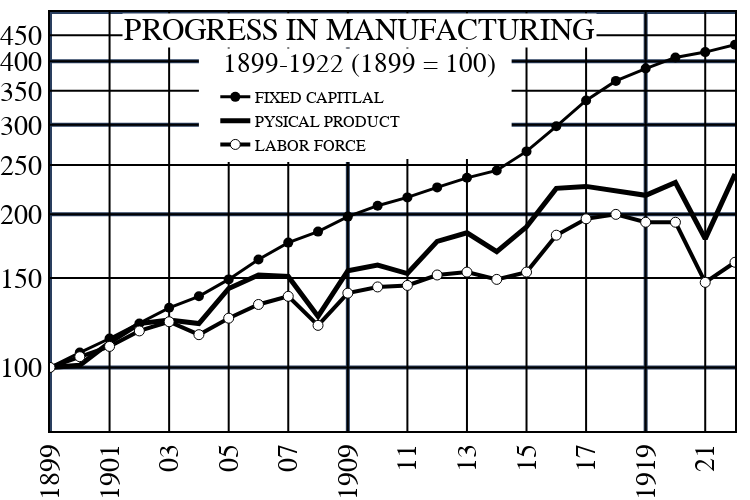

The cell this chart's notebook holds for it:
### Code cell
fig = go.Figure()
fig.add_trace(
    go.Scatter(
        x=t,
        y=K,
        mode='lines+markers',
        name='FIXED CAPITLAL',
        line = dict(color='black', width=3),
        marker=dict(
            color='black',
            size = 10
        )
    )
)
fig.add_trace(
    go.Scatter(
        x=t,
        y=P,
        mode='lines',
        name='PYSICAL PRODUCT',
        line = dict(color='black', width=5),
    )
)
fig.add_trace(
    go.Scatter(
        x=t,
        y=L,
        mode='lines+markers',
        name='LABOR FORCE',
        line = dict(color='black', width=4),
        marker=dict(
            color='white',
            size = 10,
            line = dict(
                color='black',
                width = 1
            )
        )
    )
)
fig.update_layout(
    xaxis=dict(
        linecolor='black',
        linewidth=2,
        mirror= True,
        range = [1899,1922],
        showline=True,
        showticklabels=True,
        #ticks='outside',
        tickmode = 'array',
        tickvals = xtickvals,
        ticktext = xticktexts,
        tickangle = -90,
        gridcolor = 'black',
        showgrid=True,
        gridwidth=2,
            tickfont=dict(
            family='Helvetica',
            size=28,
            color='black',
        ),
    ),
    yaxis=dict(
        linecolor= 'black',
        linewidth= 2,
        mirror= True,
        type="log",
        range = np.log10([75,500]),
        tickmode = 'array',
        gridcolor = 'black',
        showgrid=True,
        gridwidth=2,
        tickfont=dict(
            family='Helvetica',
            size=28,
            color='black',
        ),
    ),
    autosize=False,
    width=750,
    height=500,
    margin=go.layout.Margin(
        l=0,
        r=0,
        b=0,
        t=0,
        pad=0
    ),
    plot_bgcolor='white',
    legend=dict(
        x=0.38,
        y=0.74,
        xanchor = 'center',
        yanchor = 'middle',
        bgcolor = 'rgba(255,255,255,1)',
        font = dict(
            size = 16,
            family='Helvetica',
            color='black'
        )
    ),
    annotations=[
        go.layout.Annotation(
            text= "1899-1922 (1899 = 100)",
            showarrow= False,
            align= 'center',
            x= 0.452,
            y= 0.915,
            xref= 'paper',
            yref= 'paper',
            bgcolor  = 'rgba(255,255,255,1)',
            font = dict(
                size = 27,
                family='Helvetica',
                color='black'
            )
        ),
        go.layout.Annotation(
            text= "PROGRESS IN MANUFACTURING",
            showarrow= False,
            align= 'center',
            x= 0.452,
            y= 0.997,
            xref= 'paper',
            yref= 'paper',
            bgcolor  = 'rgba(255,255,255,1)',
            font = dict(
                size = 31,
                family='Helvetica',
                color='black'
            )
        )
    ],
    shapes= [
        go.layout.Shape(
            type= 'rect',
            x0= 1899,
            y0= 100,
            x1= 1922,
            y1= 100,
            fillcolor= '#d3d3d3',
            #opacity= 0.2,
            line_width=4,
            layer='below'
        ),
        go.layout.Shape(
            type= 'rect',
            x0= 1899,
            y0= 200,
            x1= 1922,
            y1= 200,
            fillcolor= '#d3d3d3',
            #opacity= 0.2,
            line_width=4,
            layer='below'
        ),
        go.layout.Shape(
            type= 'rect',
            x0= 1899,
            y0= 300,
            x1= 1922,
            y1= 300,
            fillcolor= '#d3d3d3',
            #opacity= 0.2,
            line_width=4,
            layer='below'
        ),
        go.layout.Shape(
            type= 'rect',
            x0= 1899,
            y0= 400,
            x1= 1922,
            y1= 400,
            fillcolor= '#d3d3d3',
            #opacity= 0.2,
            line_width=4,
            layer='below'
        ),
        go.layout.Shape(
            type= 'rect',
            x0= 1899,
            y0= 500,
            x1= 1922,
            y1= 500,
            fillcolor= '#d3d3d3',
            #opacity= 0.2,
            line_width=4,
            layer='below'
        ),
        go.layout.Shape(
            type= 'rect',
            x0= 1909,
            y0= 0,
            x1= 1909,
            y1= 500,
            fillcolor= '#d3d3d3',
            #opacity= 0.2,
            line_width=4,
            layer='below'
        ),
        go.layout.Shape(
            type= 'rect',
            x0= 1919,
            y0= 0,
            x1= 1919,
            y1= 500,
            fillcolor= '#d3d3d3',
            #opacity= 0.2,
            line_width=4,
            layer='below'
        ),
        go.layout.Shape(
            type= 'rect',
            x0= 1899,
            y0= 0,
            x1= 1899,
            y1= 500,
            fillcolor= '#d3d3d3',
            #opacity= 0.2,
            line_width=4,
            layer='below'
        ),
        go.layout.Shape(
            type= 'rect',
            x1= 1904,
            y1= 257,
            x0= 1914.5,
            y0= 415,
            fillcolor= 'white',
            line_width=0,
        ),
    ],
)
fig.show(config={
    #'displayModeBar': False,
    #'scrollZoom': False,
    #'editable': False,
    #'zoom':False
    'staticPlot': True,
    #'doubleClick':False
})

### Figure 1 — Plotly figure (JSON) as saved in the notebook; plotly's stock layout.template omitted (floating-point values rounded to 4 significant figures)
{"data": [{"line": {"color": "black", "width": 3}, "marker": {"color": "black", "size": 10}, "mode": "lines+markers", "name": "FIXED CAPITLAL", "type": "scatter", "x": [1899, 1900, 1901, 1902, 1903, 1904, 1905, 1906, 1907, 1908, 1909, 1910, 1911, 1912, 1913, 1914, 1915, 1916, 1917, 1918, 1919, 1920, 1921, 1922], "y": [100, 107, 114, 122, 131, 138, 149, 163, 176, 185, 198, 208, 216, 226, 236, 244, 266, 298, 335, 366, 387, 407, 417, 431]}, {"line": {"color": "black", "width": 5}, "mode": "lines", "name": "PYSICAL PRODUCT", "type": "scatter", "x": [1899, 1900, 1901, 1902, 1903, 1904, 1905, 1906, 1907, 1908, 1909, 1910, 1911, 1912, 1913, 1914, 1915, 1916, 1917, 1918, 1919, 1920, 1921, 1922], "y": [100, 101, 112, 122, 124, 122, 143, 152, 151, 126, 155, 159, 153, 177, 184, 169, 189, 225, 227, 223, 218, 231, 179, 240]}, {"line": {"color": "black", "width": 4}, "marker": {"color": "white", "line": {"color": "black", "width": 1}, "size": 10}, "mode": "lines+markers", "name": "LABOR FORCE", "type": "scatter", "x": [1899, 1900, 1901, 1902, 1903, 1904, 1905, 1906, 1907, 1908, 1909, 1910, 1911, 1912, 1913, 1914, 1915, 1916, 1917, 1918, 1919, 1920, 1921, 1922], "y": [100, 105, 110, 118, 123, 116, 125, 133, 138, 121, 140, 144, 145, 152, 154, 149, 154, 182, 196, 200, 193, 193, 147, 161]}], "layout": {"annotations": [{"align": "center", "bgcolor": "rgba(255,255,255,1)", "font": {"color": "black", "family": "Helvetica", "size": 27}, "showarrow": false, "text": "1899-1922 (1899 = 100)", "x": 0.452, "xref": "paper", "y": 0.915, "yref": "paper"}, {"align": "center", "bgcolor": "rgba(255,255,255,1)", "font": {"color": "black", "family": "Helvetica", "size": 31}, "showarrow": false, "text": "PROGRESS IN MANUFACTURING", "x": 0.452, "xref": "paper", "y": 0.997, "yref": "paper"}], "autosize": false, "height": 500, "legend": {"bgcolor": "rgba(255,255,255,1)", "font": {"color": "black", "family": "Helvetica", "size": 16}, "x": 0.38, "xanchor": "center", "y": 0.74, "yanchor": "middle"}, "margin": {"b": 0, "l": 0, "pad": 0, "r": 0, "t": 0}, "plot_bgcolor": "white", "shapes": [{"fillcolor": "#d3d3d3", "layer": "below", "line": {"width": 4}, "type": "rect", "x0": 1899, "x1": 1922, "y0": 100, "y1": 100}, {"fillcolor": "#d3d3d3", "layer": "below", "line": {"width": 4}, "type": "rect", "x0": 1899, "x1": 1922, "y0": 200, "y1": 200}, {"fillcolor": "#d3d3d3", "layer": "below", "line": {"width": 4}, "type": "rect", "x0": 1899, "x1": 1922, "y0": 300, "y1": 300}, {"fillcolor": "#d3d3d3", "layer": "below", "line": {"width": 4}, "type": "rect", "x0": 1899, "x1": 1922, "y0": 400, "y1": 400}, {"fillcolor": "#d3d3d3", "layer": "below", "line": {"width": 4}, "type": "rect", "x0": 1899, "x1": 1922, "y0": 500, "y1": 500}, {"fillcolor": "#d3d3d3", "layer": "below", "line": {"width": 4}, "type": "rect", "x0": 1909, "x1": 1909, "y0": 0, "y1": 500}, {"fillcolor": "#d3d3d3", "layer": "below", "line": {"width": 4}, "type": "rect", "x0": 1919, "x1": 1919, "y0": 0, "y1": 500}, {"fillcolor": "#d3d3d3", "layer": "below", "line": {"width": 4}, "type": "rect", "x0": 1899, "x1": 1899, "y0": 0, "y1": 500}, {"fillcolor": "white", "line": {"width": 0}, "type": "rect", "x0": 1914.0, "x1": 1904, "y0": 415, "y1": 257}], "width": 750, "xaxis": {"gridcolor": "black", "gridwidth": 2, "linecolor": "black", "linewidth": 2, "mirror": true, "range": [1899, 1922], "showgrid": true, "showline": true, "showticklabels": true, "tickangle": -90, "tickfont": {"color": "black", "family": "Helvetica", "size": 28}, "tickmode": "array", "ticktext": ["1899", "1901", "03", "05", "07", "1909", "11", "13", "15", "17", "1919", "21", "22"], "tickvals": [1899, 1901, 1903, 1905, 1907, 1909, 1911, 1913, 1915, 1917, 1919, 1921, 1922]}, "yaxis": {"gridcolor": "black", "gridwidth": 2, "linecolor": "black", "linewidth": 2, "mirror": true, "range": [1.875, 2.699], "showgrid": true, "tickfont": {"color": "black", "family": "Helvetica", "size": 28}, "tickmode": "array", "type": "log"}}}
